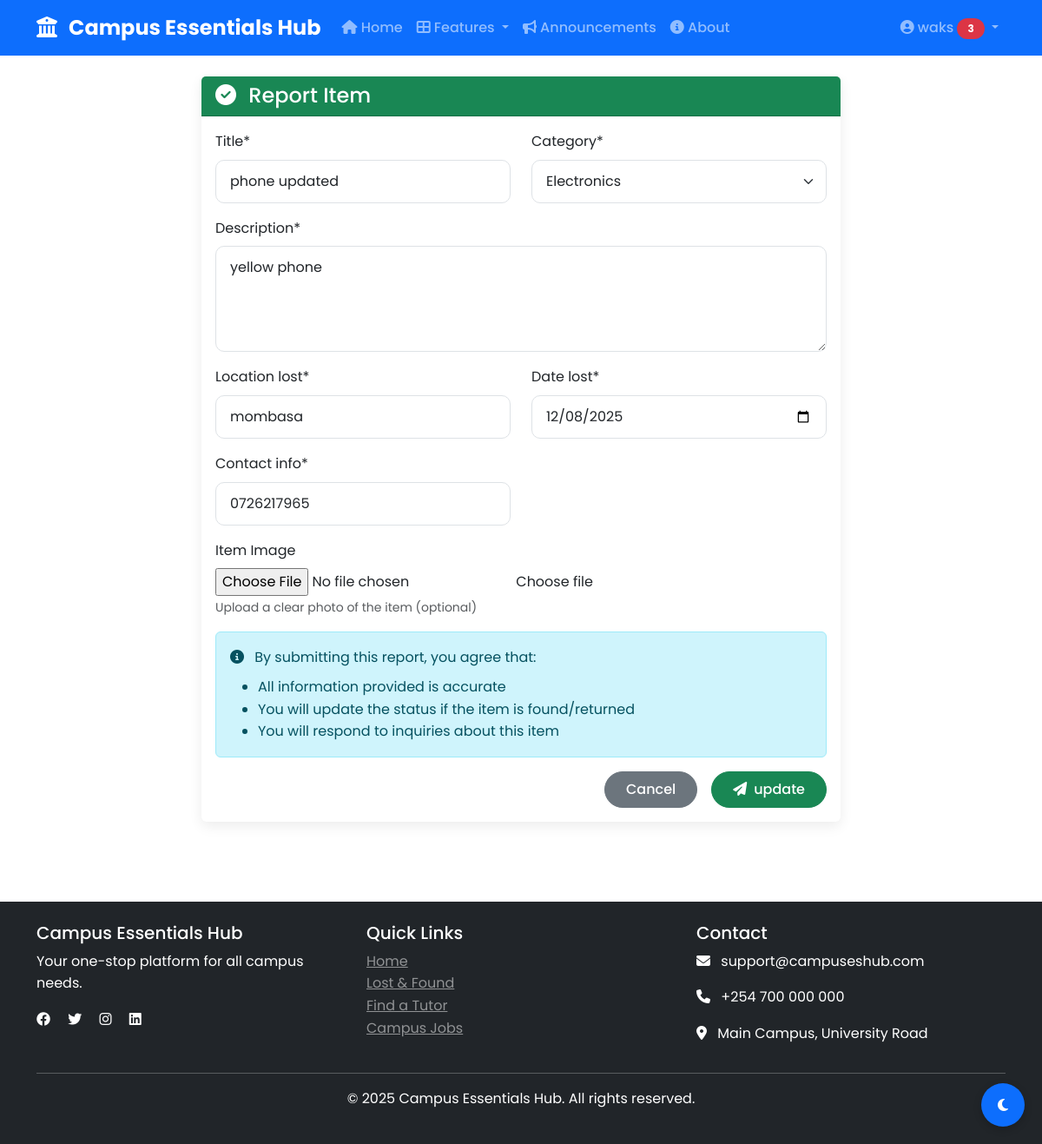
/lost-found/1/update/ (signed in), run on the app's committed database.
### accounts/models.py (models this page shows, shortened)
class CustomUser(AbstractUser):
    USER_TYPE_CHOICES = (
        ('student', 'Student'),
        ('tutor', 'Tutor'),
        ('service_provider', 'Service Provider'),
        ('admin', 'Administrator'),
    )
    email = models.EmailField(unique=True)
    phone_number = models.CharField(max_length=15, blank=True)
    student_id = models.CharField(max_length=20, blank=True)
    university = models.CharField(max_length=200, blank=True)
    course = models.CharField(max_length=100, blank=True)
    year_of_study = models.IntegerField(blank=True, null=True)
    user_type = models.CharField(max_length=20, choices=USER_TYPE_CHOICES, default='student')
    profile_picture = models.ImageField(upload_to='profile_pics/', blank=True)
    bio = models.TextField(blank=True)
    points = models.IntegerField(default=0)
    is_verified = models.BooleanField(default=False)
    verification_code = models.CharField(max_length=6, blank=True)
    dark_mode = models.BooleanField(default=False)
    location = models.CharField(max_length=200, blank=True)
    created_at = models.DateTimeField(default=timezone.now)
    updated_at = models.DateTimeField(auto_now=True)
    class Meta:
        ordering = ['-date_joined']

### lost_found/models.py (models this page shows, shortened)
class LostItem(models.Model):
    STATUS_CHOICES = (
        ('lost', 'Lost'),
        ('found', 'Found'),
        ('returned', 'Returned'),
        ('claimed', 'Claimed'),
    )
    CATEGORY_CHOICES = (
        ('electronics', 'Electronics'),
        ('documents', 'Documents'),
        ('clothing', 'Clothing'),
        ('accessories', 'Accessories'),
        ('books', 'Books'),
        ('keys', 'Keys'),
        ('wallet', 'Wallet/Purse'),
        ('other', 'Other'),
    )
    user = models.ForeignKey(CustomUser, on_delete=models.CASCADE, related_name='lost_items')
    title = models.CharField(max_length=200)
    description = models.TextField()
    category = models.CharField(max_length=50, choices=CATEGORY_CHOICES)
    status = models.CharField(max_length=20, choices=STATUS_CHOICES, default='lost')
    location_lost = models.CharField(max_length=200)
    location_found = models.CharField(max_length=200, blank=True)
    date_lost = models.DateField()
    date_found = models.DateField(blank=True, null=True)
    image = models.ImageField(upload_to='lost_found/', blank=True)
    contact_info = models.CharField(max_length=200)
    is_resolved = models.BooleanField(default=False)
    reward = models.DecimalField(max_digits=10, decimal_places=2, blank=True, null=True)
    created_at = models.DateTimeField(default=timezone.now)
    updated_at = models.DateTimeField(auto_now=True)
    class Meta:
        ordering = ['-created_at']
        indexes = [
            models.Index(fields=['status']),
            models.Index(fields=['category']),
        ]

### lost_found/views.py (the view)
# urls.py: path('<int:item_id>/update/', views.update_item, name='update'),
@login_required
def update_item(request, item_id):
    item = get_object_or_404(LostItem, id=item_id, user=request.user)
    if request.method == 'POST':
        form = LostItemForm(request.POST, request.FILES, instance=item)
        if form.is_valid():
            form.save()
            messages.success(request, 'Item updated successfully!')
            return redirect('lost_found:detail', item_id=item.id)
    else:
        form = LostItemForm(instance=item)
    return render(request, 'lost_found/update.html', {'form': form, 'item': item})

### lost_found/forms.py
class LostItemForm(forms.ModelForm):
    date_lost = forms.DateField(
        widget=forms.DateInput(attrs={'type': 'date'}),
        initial=timezone.now().date()
    )
    class Meta:
        model = LostItem
        fields = ['title', 'description', 'category', 'location_lost',
                  'date_lost', 'image', 'contact_info', 'reward']
        widgets = {
            'description': forms.Textarea(attrs={'rows': 4}),
        }

### core/context_processors.py (called while the page is built)
def notification_count(request):
    if request.user.is_authenticated:
        unread_count = Notification.objects.filter(user=request.user, is_read=False).count()
        return {'notification_count': unread_count}
    return {'notification_count': 0}

def theme_preference(request):
    if request.user.is_authenticated:
        theme = 'dark' if request.user.dark_mode else 'light'
        return {'theme': theme}
    return {'theme': 'light'}

### lost_found/templates/lost_found/update.html (shortened to what this page needs)
{% extends 'core/base.html' %}
{% load crispy_forms_tags %}
{% block content %}
<div class="row justify-content-center">
    <div class="col-md-8">
        <div class="card">
            <div class="card-header bg-{% if type == 'lost' %}warning{% else %}success{% endif %} text-white">
                <h4 class="mb-0">
                    <i class="fas fa-{% if type == 'lost' %}exclamation-triangle{% else %}check-circle{% endif %} me-2"></i>
                    Report {{ type|title }} Item
                </h4>
            </div>
            <div class="card-body">
                <form method="post" enctype="multipart/form-data">
                    <div class="row">
                        <div class="col-md-6">
                            {{ form.title|as_crispy_field }}
                        </div>
                        <div class="col-md-6">
                            {{ form.category|as_crispy_field }}
                        </div>
                    </div>
                    {{ form.description|as_crispy_field }}
                    <div class="row">
                        <div class="col-md-6">
                            {{ form.location_lost|as_crispy_field }}
                        </div>
                        <div class="col-md-6">
                            {{ form.date_lost|as_crispy_field }}
                        </div>
                    </div>
                    <div class="row">
                        <div class="col-md-6">
                            {{ form.contact_info|as_crispy_field }}
                        </div>
                    </div>
                    <div class="mb-3">
                        <label class="form-label">Item Image</label>
                        <div class="custom-file">
                            <input type="file" class="custom-file-input" id="imageInput" name="image" accept="image/*">
                            <label class="custom-file-label" for="imageInput">Choose file</label>
                        </div>
                        <small class="text-muted">Upload a clear photo of the item (optional)</small>
                    </div>
                    <div class="alert alert-info">
                        <i class="fas fa-info-circle me-2"></i>
                        By submitting this report, you agree that:
                        <ul class="mb-0 mt-2">
                            <li>All information provided is accurate</li>
                            <li>You will update the status if the item is found/returned</li>
                            <li>You will respond to inquiries about this item</li>
                        </ul>
                    </div>
                    <div class="d-grid gap-2 d-md-flex justify-content-md-end">
                        <a href="{% url 'lost_found:list' %}" class="btn btn-secondary me-md-2">
                            Cancel
                        </a>
                        <button type="submit" class="btn btn-{% if type == 'lost' %}warning{% else %}success{% endif %}">
                            <i class="fas fa-paper-plane me-2"></i>update
                        </button>
                    </div>
                </form>
            </div>
        </div>
    </div>
</div>
{% endblock %}

### templates/core/base.html (shortened to what this page needs)
<!DOCTYPE html>
<html lang="en" data-bs-theme="{{ theme|default:'light' }}">
<head>
    <link href="https://cdn.jsdelivr.net/npm/bootstrap@5.3.0/dist/css/bootstrap.min.css" rel="stylesheet">
    <link rel="stylesheet" href="https://cdn.jsdelivr.net/npm/bootstrap-icons@1.10.0/font/bootstrap-icons.css">
    <link rel="stylesheet" href="https://cdnjs.cloudflare.com/ajax/libs/font-awesome/6.4.0/css/all.min.css">
    {% load static %}
    <link rel="stylesheet" href="{% static 'css/style.css' %}">
    <link rel="stylesheet" href="{% static 'css/dark-mode.css' %}">
</head>
<body>
    <button class="theme-toggle" id="themeToggle">
        <i class="fas fa-moon"></i>
    </button>
    <nav class="navbar navbar-expand-lg navbar-dark bg-primary">
        <div class="container">
            <a class="navbar-brand" href="{% url 'home' %}">
                <i class="fas fa-university me-2"></i>
                Campus Essentials Hub
            </a>
            <div class="collapse navbar-collapse" id="navbarNav">
                <ul class="navbar-nav me-auto">
                    <li class="nav-item">
                        <a class="nav-link {% if request.path == '/' %}active{% endif %}" href="{% url 'home' %}">
                            <i class="fas fa-home"></i> Home
                        </a>
                    </li>
                    <li class="nav-item dropdown">
                        <a class="nav-link dropdown-toggle" href="#" role="button" data-bs-toggle="dropdown">
                            <i class="fas fa-th-large"></i> Features
                        </a>
                    </li>
                    <li class="nav-item">
                        <a class="nav-link" href="{% url 'announcements' %}">
                            <i class="fas fa-bullhorn"></i> Announcements
                        </a>
                    </li>
                    <li class="nav-item">
                        <a class="nav-link" href="{% url 'about' %}">
                            <i class="fas fa-info-circle"></i> About
                        </a>
                    </li>
                </ul>
                <ul class="navbar-nav">
                    {% if user.is_authenticated %}
                        <li class="nav-item dropdown">
                            <a class="nav-link dropdown-toggle" href="#" role="button" data-bs-toggle="dropdown">
                                <i class="fas fa-user-circle"></i> {{ user.username }}
                                {% if notification_count > 0 %}
                                    <span class="badge bg-danger">{{ notification_count }}</span>
                                {% endif %}
                            </a>
                        </li>
                    {% endif %}
                </ul>
            </div>
        </div>
    </nav>
    <main class="container py-4">
        {% block content %}{% endblock %}
    </main>
    <footer class="bg-dark text-white py-4 mt-5">
        <div class="container">
            <div class="row">
                <div class="col-md-4">
                    <h5>Campus Essentials Hub</h5>
                    <p>Your one-stop platform for all campus needs.</p>
                    <div class="social-links">
                        <a href="#" class="text-white me-3"><i class="fab fa-facebook"></i></a>
                        <a href="#" class="text-white me-3"><i class="fab fa-twitter"></i></a>
                        <a href="#" class="text-white me-3"><i class="fab fa-instagram"></i></a>
                        <a href="#" class="text-white"><i class="fab fa-linkedin"></i></a>
                    </div>
                </div>
                <div class="col-md-4">
                    <h5>Quick Links</h5>
                    <ul class="list-unstyled">
                        <li><a href="{% url 'home' %}" class="text-white-50">Home</a></li>
                        <li><a href="{% url 'lost_found:list' %}" class="text-white-50">Lost & Found</a></li>
                        <li><a href="{% url 'tutoring:tutors' %}" class="text-white-50">Find a Tutor</a></li>
                        <li><a href="{% url 'jobs:list' %}" class="text-white-50">Campus Jobs</a></li>
                    </ul>
                </div>
                <div class="col-md-4">
                    <h5>Contact</h5>
                    <p><i class="fas fa-envelope me-2"></i> support@campuseshub.com</p>
                    <p><i class="fas fa-phone me-2"></i> +254 700 000 000</p>
                    <p><i class="fas fa-map-marker-alt me-2"></i> Main Campus, University Road</p>
                </div>
            </div>
            <hr class="bg-light">
            <div class="text-center">
                <p>&copy; {% now "Y" %} Campus Essentials Hub. All rights reserved.</p>
            </div>
        </div>
    </footer>
    {% load static %}
</body>
</html>

### static/css/style.css (style rules this page uses)
:root { --primary-color: #0d6efd; --secondary-color: #6c757d; --success-color: #198754; --danger-color: #dc3545; --warning-color: #ffc107; --info-color: #0dcaf0; --light-color: #f8f9fa; --dark-color: #212529; }
body { font-family: 'Poppins', sans-serif; line-height: 1.6; }
.navbar-brand { font-weight: 700; font-size: 1.5rem; }
.navbar-nav .nav-link { font-weight: 500; padding: 0.5rem 1rem; }
.card { border: none; box-shadow: 0 5px 15px rgba(0,0,0,0.08); transition: transform 0.3s; margin-bottom: 20px; }
.btn { border-radius: 25px; padding: 0.5rem 1.5rem; font-weight: 500; transition: all 0.3s; }
.form-control, .form-select { border-radius: 10px; padding: 0.75rem 1rem; border: 1px solid #dee2e6; }
.theme-toggle { position: fixed; bottom: 20px; right: 20px; width: 50px; height: 50px; border-radius: 50%; background: var(--primary-color); color: white; border: none; display: flex; align-items: center; justify-content: center; z-index: 1000; cursor: pointer; box-shadow: 0 3px 10px rgba(0,0,0,0.2); }
.theme-toggle i { position: absolute; transition: opacity 0.3s; }
.theme-toggle .fa-moon { opacity: 1; }
.badge { border-radius: 20px; padding: 0.5em 1em; }

### data on the page
CustomUser: username "waks"
LostItem: title "phone updated", category "Electronics", description "yellow phone", location_lost "mombasa", date_lost "12/08/2025", contact_info "0726217965"

### other printed values
{{ notification_count }} "3"
